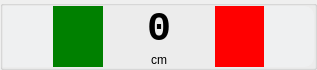
<?xml version="1.0" encoding="UTF-8"?>
<ui version="4.0">
 <class>XteDock</class>
 <widget class="QGroupBox" name="XteDock">
  <property name="geometry">
   <rect>
    <x>0</x>
    <y>0</y>
    <width>317</width>
    <height>70</height>
   </rect>
  </property>
  <property name="windowTitle">
   <string>XTE</string>
  </property>
  <layout class="QGridLayout" name="gridLayout">
   <property name="leftMargin">
    <number>0</number>
   </property>
   <property name="topMargin">
    <number>0</number>
   </property>
   <property name="rightMargin">
    <number>0</number>
   </property>
   <property name="bottomMargin">
    <number>0</number>
   </property>
   <property name="horizontalSpacing">
    <number>6</number>
   </property>
   <property name="verticalSpacing">
    <number>0</number>
   </property>
   <item row="0" column="0" rowspan="2">
    <widget class="QProgressBar" name="pbXteLeft">
     <property name="sizePolicy">
      <sizepolicy hsizetype="Expanding" vsizetype="Expanding">
       <horstretch>0</horstretch>
       <verstretch>0</verstretch>
      </sizepolicy>
     </property>
     <property name="minimumSize">
      <size>
       <width>5</width>
       <height>0</height>
      </size>
     </property>
     <property name="focusPolicy">
      <enum>Qt::NoFocus</enum>
     </property>
     <property name="styleSheet">
      <string notr="true">QProgressBar {
    margin: 0px;
    padding: 0px;
    border: 0px solid grey;
    background-color: #eff0f1;
}

QProgressBar::chunk {
    background-color: green;
    width: 1px;
}</string>
     </property>
     <property name="maximum">
      <number>3000</number>
     </property>
     <property name="value">
      <number>1500</number>
     </property>
     <property name="textVisible">
      <bool>false</bool>
     </property>
     <property name="invertedAppearance">
      <bool>true</bool>
     </property>
    </widget>
   </item>
   <item row="0" column="1">
    <widget class="QLabel" name="lbXte">
     <property name="sizePolicy">
      <sizepolicy hsizetype="Preferred" vsizetype="MinimumExpanding">
       <horstretch>0</horstretch>
       <verstretch>1</verstretch>
      </sizepolicy>
     </property>
     <property name="minimumSize">
      <size>
       <width>100</width>
       <height>0</height>
      </size>
     </property>
     <property name="font">
      <font>
       <family>Monospace</family>
       <pointsize>30</pointsize>
       <weight>75</weight>
       <bold>true</bold>
      </font>
     </property>
     <property name="focusPolicy">
      <enum>Qt::NoFocus</enum>
     </property>
     <property name="text">
      <string>0</string>
     </property>
     <property name="alignment">
      <set>Qt::AlignCenter</set>
     </property>
    </widget>
   </item>
   <item row="0" column="2" rowspan="2">
    <widget class="QProgressBar" name="pbXteRight">
     <property name="sizePolicy">
      <sizepolicy hsizetype="Expanding" vsizetype="Expanding">
       <horstretch>0</horstretch>
       <verstretch>0</verstretch>
      </sizepolicy>
     </property>
     <property name="minimumSize">
      <size>
       <width>5</width>
       <height>0</height>
      </size>
     </property>
     <property name="focusPolicy">
      <enum>Qt::NoFocus</enum>
     </property>
     <property name="styleSheet">
      <string notr="true">QProgressBar {
    margin: 0px;
    padding: 0px;
    border: 0px solid grey;
    border-radius: 10px;
    background-color: #eff0f1;
}

QProgressBar::chunk {
    background-color: red;
    width: 1px;
}</string>
     </property>
     <property name="maximum">
      <number>3000</number>
     </property>
     <property name="value">
      <number>1500</number>
     </property>
     <property name="textVisible">
      <bool>false</bool>
     </property>
    </widget>
   </item>
   <item row="1" column="1">
    <widget class="QLabel" name="lbName">
     <property name="sizePolicy">
      <sizepolicy hsizetype="Preferred" vsizetype="Minimum">
       <horstretch>0</horstretch>
       <verstretch>0</verstretch>
      </sizepolicy>
     </property>
     <property name="text">
      <string>cm</string>
     </property>
     <property name="alignment">
      <set>Qt::AlignCenter</set>
     </property>
    </widget>
   </item>
  </layout>
 </widget>
 <resources/>
 <connections/>
</ui>
